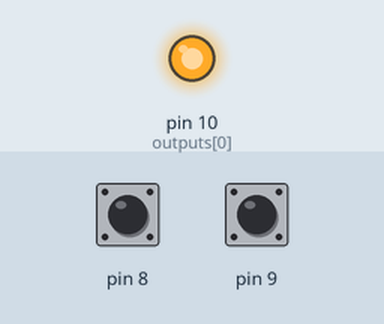
Bench run of a sketch on a simulated Arduino Uno, built with avr-gcc and run on an emulated ATmega328P. Shown: output pins drawn as LEDs (lit = HIGH). Inputs (shaded band) come from the test bench; at power-on: pin 8 HIGH, pin 9 HIGH. Pins used as bus, display or sensor lines are not drawn; what the sketch prints to the serial monitor is not drawn.

Above: at 0.1 s.
Timing chart, 0 to 1.6 s (numbered marks = the images above):
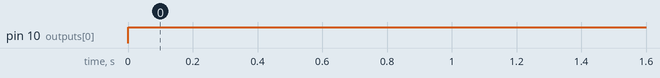

The sketch:

button_matrix.ino
```cpp
// одна кнопка
#define B1 -73
#define B2 63
#define B3 -49
#define B4 -34

// две кнопки
#define B1B2 -65
#define B1B3 -121
#define B1B4 -106
#define B2B3 15
#define B2B4 30
#define B3B4 -33


char input_pins = 0;
char prev_input_pins = 0;

short inputs[] = {8, 9};
short outputs[] = {10, 11};

void setup()
{
  Serial.begin(9600);

  for (auto i : inputs) pinMode(i, INPUT_PULLUP);
  for (auto o : outputs) pinMode(o, OUTPUT);

  Serial.println("Started");
}

void loop()
{
  input_pins = 0;

  for (byte i = 0; i < 2; i++) {
    for (byte j = 0; j < 2; j++) {
      input_pins = input_pins << 1 | digitalRead(8 + j);
      // вот эта штука позволяет отличать нажатие кнопок,
      // которые дают одинаковые данные при одинаковых output
      digitalWrite(outputs[j], i != j);
      input_pins = input_pins << 1 | digitalRead(8 + j);
    }
  }

  if (input_pins != prev_input_pins) {
    // проверка на то, что ни одна кнопка не была нажата раньше
    if (prev_input_pins == -1) {
      switch (input_pins) {
        case B1: Serial.println("B1"); break;
        case B2: Serial.println("B2"); break;
        case B3: Serial.println("B3"); break;
        case B4: Serial.println("B4"); break;
      }
    }
    // если какая-то кнопка уже была нажата
    else {
      switch (input_pins) {
        case B1B2: Serial.println("B1B2"); break;
        case B1B3: Serial.println("B1B3"); break;
        case B1B4: Serial.println("B1B4"); break;
        case B2B3: Serial.println("B2B3"); break;
        case B2B4: Serial.println("B2B4"); break;
        case B3B4: Serial.println("B3B4"); break;
      }
    }
  }

  // Serial.println((int)input_pins);

  prev_input_pins = input_pins;
  delay(300);
}
```

Measured:
- by itself, pin 10 (outputs[0]): LOW → HIGH at 0.00 s
